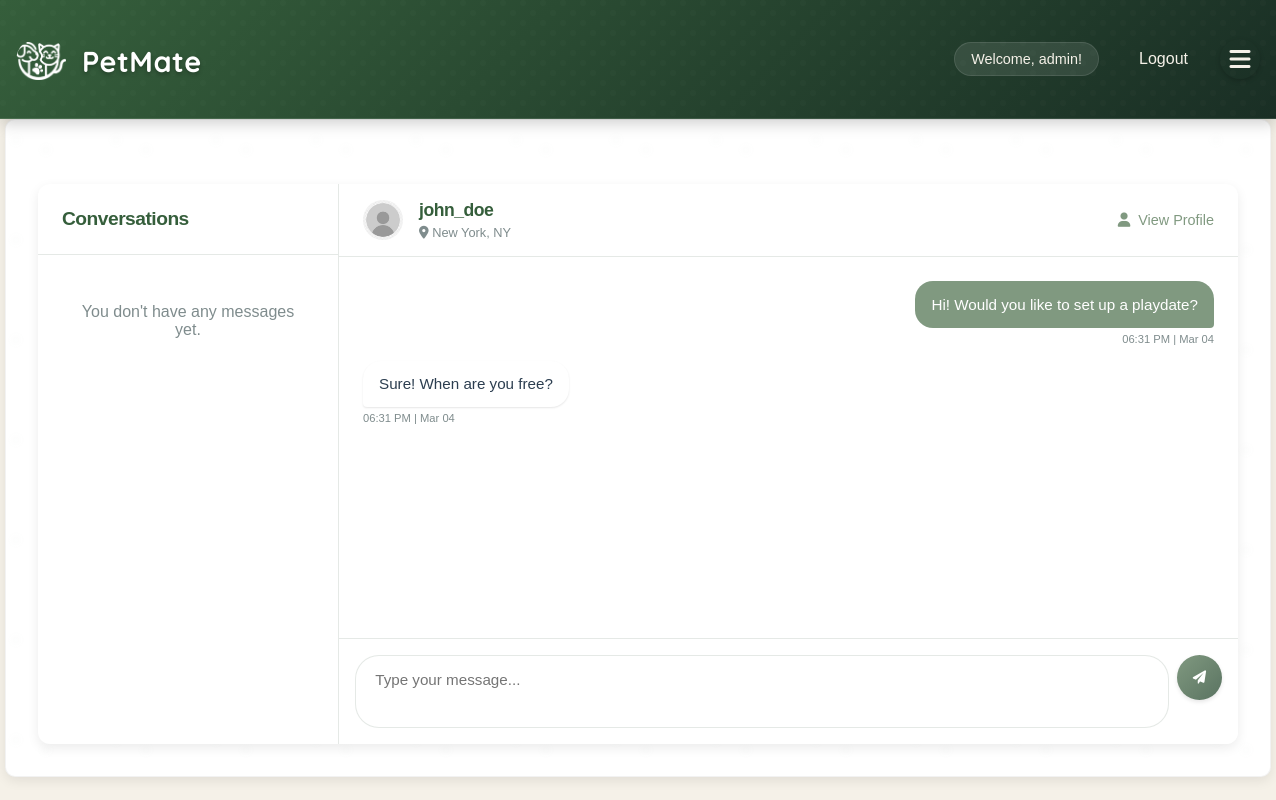
/messages/conversation/2 (signed in), run on an earlier commit of the app's database.
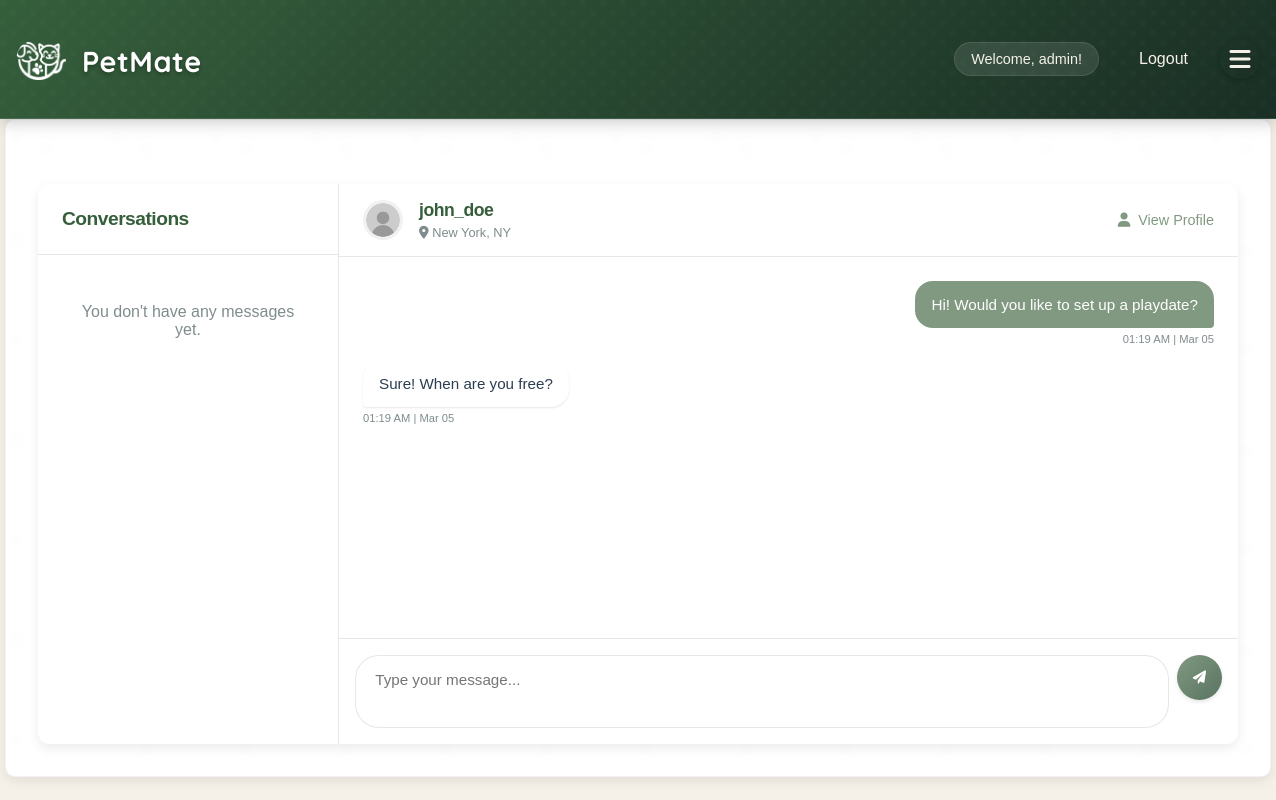
And on a later commit of the database.
### app/models/message.py (models this page shows, shortened)
class Message(db.Model):
    __tablename__ = 'messages'
    id = db.Column(db.Integer, primary_key=True)
    sender_id = db.Column(db.Integer, db.ForeignKey('users.id', ondelete='CASCADE'), nullable=False)
    recipient_id = db.Column(db.Integer, db.ForeignKey('users.id', ondelete='CASCADE'), nullable=False)
    content = db.Column(db.Text, nullable=False)
    timestamp = db.Column(db.DateTime, default=datetime.utcnow)
    is_read = db.Column(db.Boolean, default=False)
    sender = db.relationship('User', foreign_keys=[sender_id], backref=db.backref('sent_messages', lazy=True))
    recipient = db.relationship('User', foreign_keys=[recipient_id], backref=db.backref('received_messages', lazy=True))

### app/routes/messages.py (the view, shortened to what this page needs)
@bp.route('/conversation/<int:user_id>', methods=['GET', 'POST'])
def conversation(user_id):
    if 'username' not in session:
        return redirect(url_for('auth.login'))
    current_user = User.query.filter_by(username=session['username']).first()
    other_user = User.query.get_or_404(user_id)
    messages = Message.query.filter(
        or_(
            and_(Message.sender_id == current_user.id, Message.recipient_id == user_id),
            and_(Message.sender_id == user_id, Message.recipient_id == current_user.id)
        )
    ).order_by(Message.timestamp).all()
    for message in messages:
        if message.recipient_id == current_user.id and not message.is_read:
            message.is_read = True
    db.session.commit()
    user_agent = request.headers.get('User-Agent', '').lower()
    is_mobile = any(device in user_agent for device in ['iphone', 'android', 'mobile', 'tablet'])
    mode = request.args.get('mode', None)
    use_mobile = is_mobile and mode != 'desktop'
    template = 'mobile_conversation.html' if use_mobile else 'conversation.html'
    return render_template(
        template,
        messages=messages,
        current_user=current_user,
        other_user=other_user
    )

### app/__init__.py (called while the page is built)
@login_manager.user_loader
def load_user(user_id):
    from app.models.user import User
    return User.query.get(int(user_id))

### app/models/user.py (called while the page is built)
    @property
    def is_authenticated(self):
        return True

    def get_unread_message_count(self):
        from app.models.message import Message
        return Message.query.filter_by(recipient_id=self.id, is_read=False).count()

### app/templates/conversation.html (shortened to what the changed rows need)
{% extends "base.html" %}
{% block content %}
<div class="container">
    <div class="messaging-container">
        <div class="message-content">
            <div class="messages-container">
                {% if messages %}
                    {% for message in messages %}
                        <div class="message {% if message.sender_id == current_user.id %}sent{% else %}received{% endif %}">
                            <div class="message-bubble">
                                {{ message.content }}
                            </div>
                            <div class="message-time">
                                {{ message.timestamp.strftime('%I:%M %p | %b %d') }}
                            </div>
                        </div>
                    {% endfor %}
                {% else %}
                    <div class="no-messages">
                        <p>No messages yet. Start the conversation!</p>
                    </div>
                {% endif %}
            </div>
        </div>
    </div>
</div>
{% endblock %}

What changed in the data, as far as the page shows it:
changed Message "Hi! Would you like to set up a playdate?": timestamp "06:31 PM | Mar 04" → "01:19 AM | Mar 05"
changed Message "Sure! When are you free?": timestamp "06:31 PM | Mar 04" → "01:19 AM | Mar 05"
